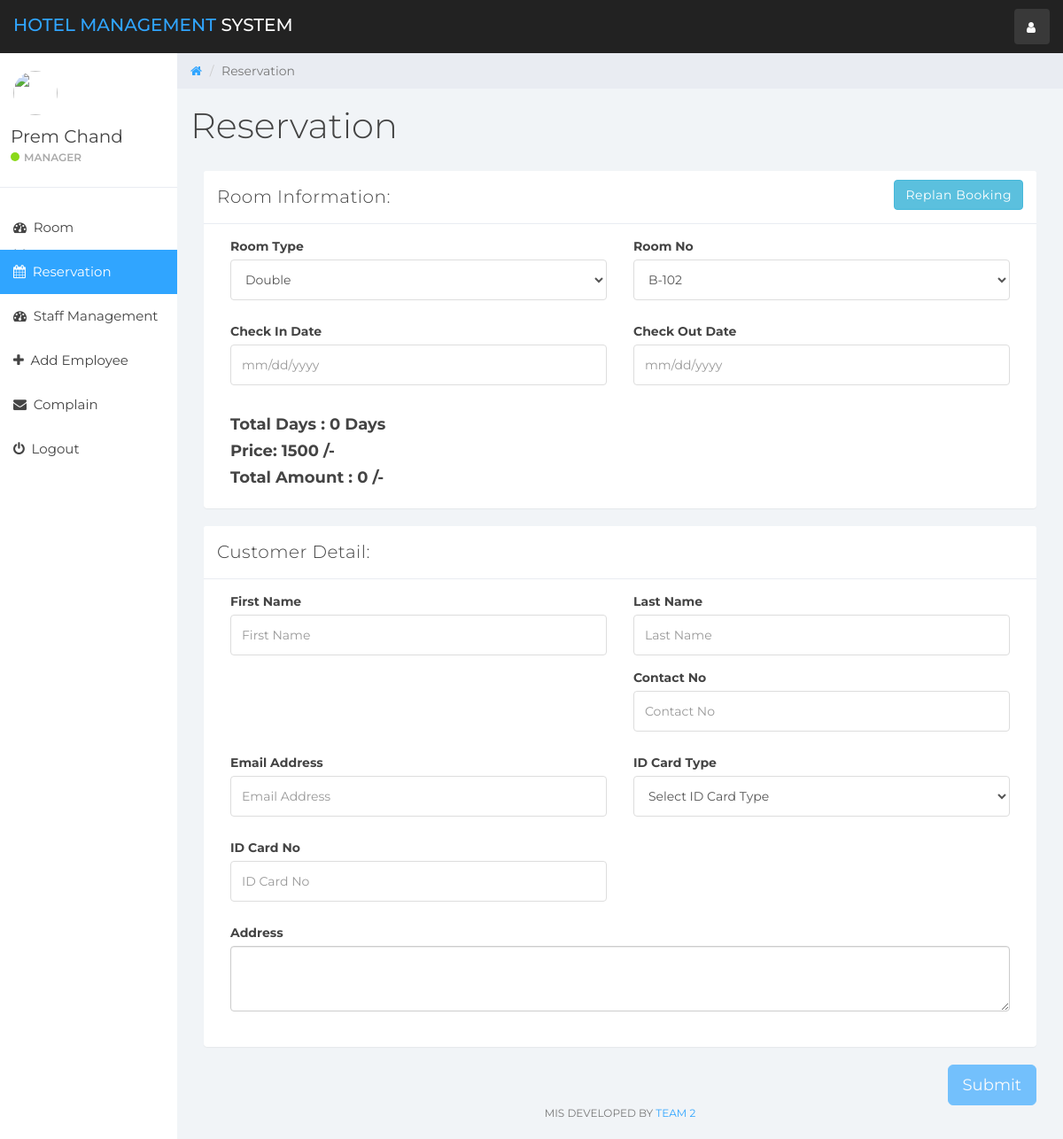
/index.php?reservation&room_id=6&room_type_id=2 (signed in), run on the app's committed database.
### tables this page shows
CREATE TABLE `user` (
  `id` int(11) NOT NULL,
  `name` varchar(100) NOT NULL,
  `username` varchar(15) NOT NULL,
  `email` varchar(100) NOT NULL,
  `password` varchar(100) NOT NULL,
  `created_at` timestamp NOT NULL DEFAULT CURRENT_TIMESTAMP
);

CREATE TABLE `room` (
  `room_id` int(10) NOT NULL,
  `room_type_id` int(10) NOT NULL,
  `room_no` varchar(10) NOT NULL,
  `status` tinyint(1) DEFAULT NULL,
  `check_in_status` tinyint(1) NOT NULL,
  `check_out_status` tinyint(1) NOT NULL,
  `deleteStatus` tinyint(1) DEFAULT '0'
);

CREATE TABLE `room_type` (
  `room_type_id` int(10) NOT NULL,
  `room_type` varchar(100) NOT NULL,
  `price` int(10) NOT NULL,
  `max_person` int(10) NOT NULL
);

### reservation.php (the view, shortened to what this page needs)
<?php
if (isset($_GET['room_id'])){
    $get_room_id = $_GET['room_id'];
    $get_room_sql = "SELECT * FROM room NATURAL JOIN room_type WHERE room_id = '$get_room_id'";
    $get_room_result = mysqli_query($connection,$get_room_sql);
    $get_room = mysqli_fetch_assoc($get_room_result);
    $get_room_type_id = $get_room['room_type_id'];
    $get_room_type = $get_room['room_type'];
    $get_room_no = $get_room['room_no'];
    $get_room_price = $get_room['price'];
}
?>
<div class="col-sm-9 col-sm-offset-3 col-lg-10 col-lg-offset-2 main">
    <div class="row">
        <ol class="breadcrumb">
            <li><a href="#">
                    <em class="fa fa-home"></em>
                </a></li>
            <li class="active">Reservation</li>
        </ol>
    </div>
    <div class="row">
        <div class="col-lg-12">
            <h1 class="page-header">Reservation</h1>
        </div>
    </div>
    <div class="row">
        <div class="col-lg-12">
            <form role="form" id="booking" data-toggle="validator">
                <div class="col-lg-12">
                    <?php
                    if (isset($_GET['room_id'])){?>
                        <div class="panel panel-default">
                            <div class="panel-heading">Room Information:
                                <a class="btn btn-info pull-right" href="index.php?room_mang">Replan Booking</a>
                            </div>
                            <div class="panel-body">
                                <div class="form-group col-lg-6">
                                    <label>Room Type</label>
                                    <select class="form-control" id="room_type" data-error="Select Room Type" required>
                                        <option selected value="<?php echo $get_room_type_id; ?>"><?php echo $get_room_type; ?></option>
                                    </select>
                                </div>
                                <div class="form-group col-lg-6">
                                    <label>Room No</label>
                                    <select class="form-control" id="room_no" onchange="fetch_price(this.value)" required data-error="Select Room No">
                                        <option selected value="<?php echo $get_room_id; ?>"><?php echo $get_room_no; ?></option>
                                    </select>
                                </div>
                                <div class="form-group col-lg-6">
                                    <label>Check In Date</label>
                                    <input type="text" class="form-control" placeholder="mm/dd/yyyy" id="check_in_date" data-error="Select Check In Date" required>
                                </div>
                                <div class="form-group col-lg-6">
                                    <label>Check Out Date</label>
                                    <input type="text" class="form-control" placeholder="mm/dd/yyyy" id="check_out_date" data-error="Select Check Out Date" required>
                                </div>
                                <div class="col-lg-12">
                                    <h4 style="font-weight: bold">Total Days : <span id="staying_day">0</span> Days</h4>
                                    <h4 style="font-weight: bold">Price: <span id="price"><?php echo $get_room_price; ?></span> /-</h4>
                                    <h4 style="font-weight: bold">Total Amount : <span id="total_price">0</span> /-</h4>
                                </div>
                            </div>
                        </div>
                    <?php }
                    ?>
                    <div class="panel panel-default">
                        <div class="panel-heading">Customer Detail:</div>
                        <div class="panel-body">
                            <div class="form-group col-lg-6">
                                <label>First Name</label>
                                <input class="form-control" placeholder="First Name" id="first_name" data-error="Enter First Name" required>
                            </div>
                            <div class="form-group col-lg-6">
                                <label>Last Name</label>
                                <input class="form-control" placeholder="Last Name" id="last_name">
                            </div>
                            <div class="form-group col-lg-6">
                                <label>Contact No</label>
                                <input type="number" class="form-control" data-error="Enter Min 10 Digit" data-minlength="10" placeholder="Contact No" id="contact_no" required>
                            </div>
                            <div class="form-group col-lg-6">
                                <label>Email Address</label>
                                <input type="email" class="form-control" placeholder="Email Address" id="email" data-error="Enter Valid Email Address" required>
                            </div>
                            <div class="form-group col-lg-6">
                                <label>ID Card Type</label>
                                <select class="form-control" id="id_card_id" data-error="Select ID Card Type" required onchange="validId(this.value);">
                                    <option selected disabled>Select ID Card Type</option>
                                </select>
                            </div>
                            <div class="form-group col-lg-6">
                                <label>ID Card No</label>
                                <input type="text" class="form-control" placeholder="ID Card No" id="id_card_no" data-error="Enter Valid ID Card No" required>
                            </div>
                            <div class="form-group col-lg-12">
                                <label>Address</label>
                                <textarea class="form-control" rows="3" id="address" required></textarea>
                            </div>
                        </div>
                    </div>
                    <button type="submit" class="btn btn-lg btn-primary pull-right">Submit</button>
                </div>
            </form>
        </div>
    </div>
    <div class="row">
        <div class="col-sm-12">
            <p class="back-link">MIS Developed by <a href="https://www.pcsaini.in">Team 2</a></p>
        </div>
    </div>
</div>

### sidebar.php (shortened to what this page needs)
<div id="sidebar-collapse" class="col-sm-3 col-lg-2 sidebar">
    <div class="profile-sidebar">
        <div class="profile-userpic">
            <img src="http://icons.iconarchive.com/icons/graphicloads/colorful-long-shadow/64/User-icon.png" class="img-responsive" alt="">
        </div>
        <div class="profile-usertitle">
            <div class="profile-usertitle-name"><?php echo $user['name'];?></div>
            <div class="profile-usertitle-status"><span class="indicator label-success"></span>Manager</div>
        </div>
    </div>
    <ul class="nav menu">
        <?php
        if (isset($_GET['room_mang'])){ ?>
            <li class="active">
                <a href="index.php?room_mang"><em class="fa fa-dashboard">&nbsp;</em>
                    Room Management
                </a>
            </li>
        <?php } else{?>
            <li>
                <a href="index.php?room_mang"><em class="fa fa-dashboard">&nbsp;</em>
                    Room Management
                </a>
            </li>
        <?php }
        if (isset($_GET['reservation'])){ ?>
            <li class="active">
                <a href="index.php?reservation"><em class="fa fa-calendar">&nbsp;</em>
                    Reservation
                </a>
            </li>
        <?php }
        if (isset($_GET['staff_mang'])){ ?>
            <li class="active">
                <a href="index.php?staff_mang"><em class="fa fa-dashboard">&nbsp;</em>
                    Staff Management
                </a>
            </li>
        <?php } else{?>
            <li>
                <a href="index.php?staff_mang"><em class="fa fa-dashboard">&nbsp;</em>
                    Staff Management
                </a>
            </li>
        <?php }
        if (isset($_GET['add_emp'])){ ?>
            <li class="active">
                <a href="index.php?add_emp"><em class="fa fa-plus">&nbsp;</em>
                    Add Employee
                </a>
            </li>
        <?php } else{?>
            <li>
                <a href="index.php?add_emp"><em class="fa fa-plus">&nbsp;</em>
                    Add Employee
                </a>
            </li>
        <?php }
        if (isset($_GET['complain'])){ ?>
            <li class="active">
                <a href="index.php?complain"><em class="fa fa-envelope">&nbsp;</em>
                    Complain
                </a>
            </li>
        <?php } else{?>
            <li>
                <a href="index.php?complain"><em class="fa fa-envelope">&nbsp;</em>
                    Complain
                </a>
            </li>
        <?php }
        ?>
        <li><a href="logout.php"><em class="fa fa-power-off">&nbsp;</em> Logout</a></li>
    </ul>
</div>

### css/styles.css (style rules this page uses)
body { background: #f1f4f7; padding-top: 60px; font-size: 14px; color: #444444; font-family: "Montserrat", "Helvetica Neue", Helvetica, Arial, sans-serif; }
p { color: #777; }
a, a:hover, a:focus { color: #30a5ff; }
h1, h2, h3, h4, h5, h6 { color: #444444; }
h1 { font-weight: 300; font-size: 40px; }
h3, h4 { font-weight: 300; }
input.form-control { border: 1px solid #ddd; box-shadow: none; height: 46px; }
select.form-control { border: 1px solid #ddd; box-shadow: none; height: 46px; }
.btn-primary, .btn-primary:hover, .btn-primary:focus, .btn-primary:active, .btn-primary.active, .open > .dropdown-toggle.btn-primary, .btn-primary.disabled, .btn-primary[disabled], fieldset[disabled] .btn-primary, .btn-primary.disabled:hover, .btn-primary[disabled]:hover, fieldset[disabled] .btn-primary:hover, .btn-primary.disabled:focus, .btn-primary[disabled]:focus, fieldset[disabled] .btn-primary:focus, .btn-primary.disabled:active, .btn-primary[disabled]:active, fieldset[disabled] .btn-primary:active, .btn-primary.disabled.active, .btn-primary[disabled].active, fieldset[disabled] .btn-primary.active { background-color: #30a5ff; border-color: #30a5ff; }
.label-success { background-color: #8ad919; }
.panel { border: 0; }
.panel-heading { font-size: 20px; font-weight: 300; letter-spacing: 0.025em; height: 60px; line-height: 38px; }
.panel-default .panel-heading { background: #fff; border-bottom: 1px solid #e9ecf2; color: #444444; }
.sidebar { display: block; padding: 0; display: none; box-shadow: none; background: #fff; }
.sidebar ul { margin: 20px 0px; }
@media (min-width: 768px) { .sidebar { display: block; position: fixed; top: 60px; bottom: 0; left: 0; z-index: 1000; display: block; margin: 0; padding: 0; overflow-x: hidden; overflow-y: auto; } }
.sidebar ul.nav .active a, .sidebar ul.nav li.parent a.active, .sidebar ul.nav .active > a:hover, .sidebar ul.nav li.parent a.active:hover, .sidebar ul.nav .active > a:focus, .sidebar ul.nav li.parent a.active:focus { color: #fff; background-color: #30a5ff; }
.sidebar ul.nav li a { height: 50px; font-size: 15px; line-height: 2em; color: #444444; }
.profile-sidebar { padding: 10px 0; border-bottom: 1px solid #e9ecf2; }
.indicator { width: 10px; height: 10px; display: inline-block; border-radius: 9999px; margin-right: 5px; }
.profile-userpic img { float: left; margin: 10px 0px 0px 15px; width: 50px; height: 50px; border-radius: 9999px !important; }
.profile-usertitle { float: left; text-align: left; margin: 10px 0 0 12px; }
.profile-usertitle-name { font-size: 20px; margin-bottom: 0px; }
.profile-usertitle-status { text-transform: uppercase; color: #AAA; font-size: 12px; font-weight: 600; margin-bottom: 15px; }
.breadcrumb { border-radius: 0; padding: 10px 15px 10px 15px; background: #e9ecf2; margin: 0; }
h1.page-header { margin-top: 20px; border-bottom: 0; }
p.back-link { text-align: center; margin-bottom: 20px; font-size: 12px; text-transform: uppercase; }

### data on the page
user: name "Prem Chand"
room: room_type.room_type "Double", room_no "B-102", room_type.price "1500"
